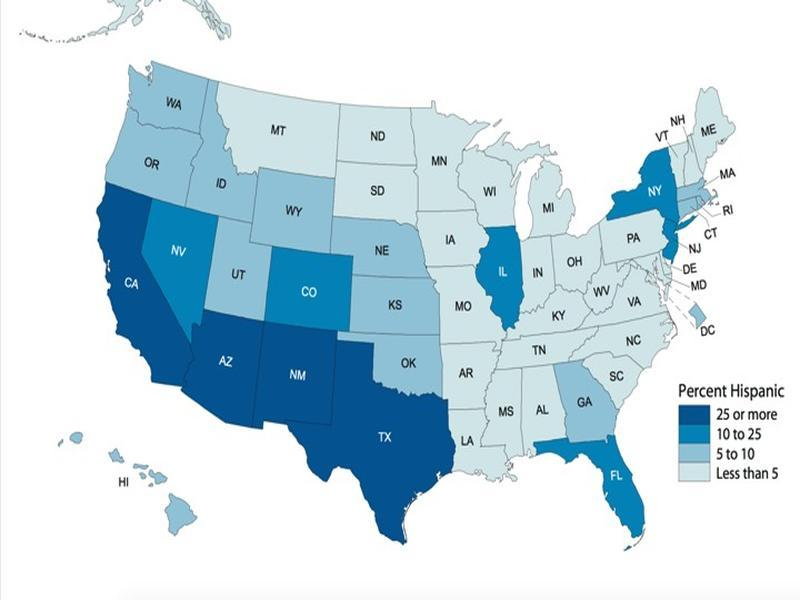
#> input picture code/map image segmentation/sample images/ChoImg45.jpg, 800 x 600 px, given in place of ChoImg50.jpg, which was not available
$ python templateMatching.py
#> lines starting #> are read from the running program, lines starting #| are printed output that depends on the picture; pictures that were not available may be replaced by others from this repository, and a replacement may not be noted
import cv2
import numpy as np
from matplotlib import pyplot as plt
import os

path = 'C:\\Users\\jiali\\Desktop\\MapElementDetection\\code\\map image segmentation\\sample images\\'
templatesPath = path + 'templates\\'
templatesPathCA = templatesPath + 'CA\\'
templatesPathFL = templatesPath + 'FL\\'
templatesPathMI = templatesPath + 'MI\\'
templatesPathMN = templatesPath + 'MN\\'
templatesPathNY = templatesPath + 'NY\\'
# [12 lines of commented-out code are left out]
Image = 'ChoImg50.jpg'
img = cv2.imread(path+Image,0)
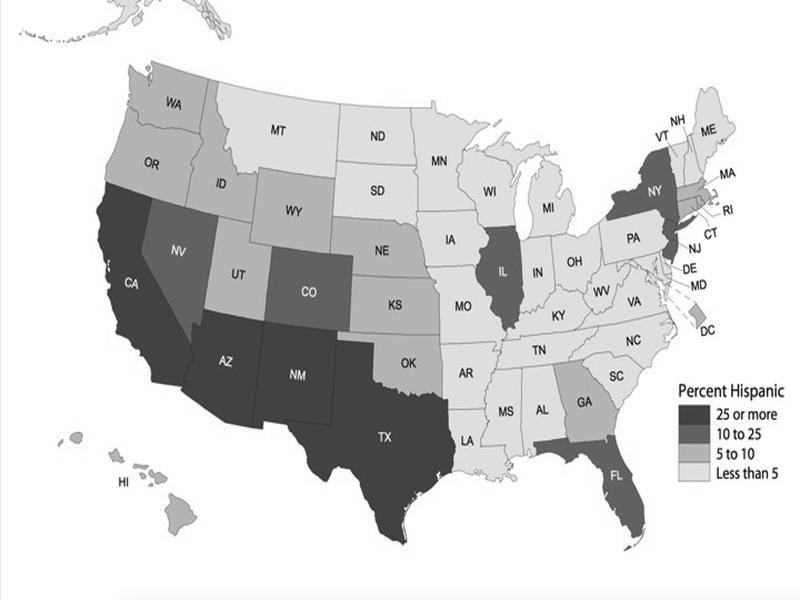
#> img: shape (600, 800); min 0, max 255, mean 215.2
img2 = img.copy()


templates = []
for temp in os.listdir(templatesPathNY):
    template = cv2.imread(templatesPathNY + temp,0)
    templates.append(template)

# w, h = template.shape[::-1]

# All the 6 methods for comparison in a list
methods = [
            'cv2.TM_CCOEFF', 'cv2.TM_CCOEFF_NORMED', 'cv2.TM_CCORR',
            'cv2.TM_CCORR_NORMED', 'cv2.TM_SQDIFF', 'cv2.TM_SQDIFF_NORMED']

for meth in methods:
    img = img2.copy()
    method = eval(meth)
    resList = []
    maxIndex = 0
    maxValue = -999999999
    for i in range(0,len(templates)):

        # Apply template Matching
        if i < 2 and templates[i] is not None:
            res = cv2.matchTemplate(img,templates[i],method)
            resList.append(res)
            if np.max(res)>maxValue:
                maxValue = np.max(res)
                maxIndex = i

    res = resList[maxIndex]
    template =templates[maxIndex]
    w, h = template.shape[::-1]

    min_val, max_val, min_loc, max_loc = cv2.minMaxLoc(res)

    # If the method is TM_SQDIFF or TM_SQDIFF_NORMED, take minimum
    if method in [cv2.TM_SQDIFF, cv2.TM_SQDIFF_NORMED]:
        top_left = min_loc
    else:
        top_left = max_loc
    bottom_right = (top_left[0] + w, top_left[1] + h)

    cv2.rectangle(img,top_left, bottom_right, 100, 2) # change rectangle color to dark gray

    plt.subplot(121),plt.imshow(res,cmap = 'gray')
    plt.title('Matching Result'), plt.xticks([]), plt.yticks([])
    plt.subplot(122),plt.imshow(img,cmap = 'gray')
    plt.title('Detected Point'), plt.xticks([]), plt.yticks([])
    plt.suptitle(meth)

    plt.show()
#> this loop made 6 passes
#> pass 1, `plt.show()`:
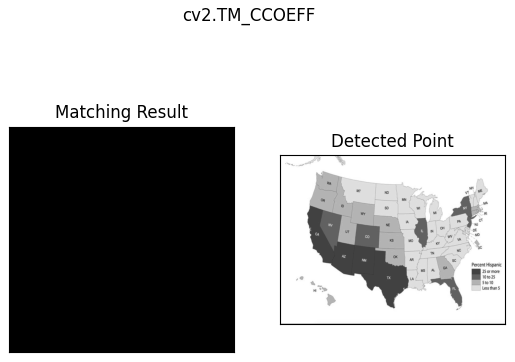
#> figure drawn by matplotlib, 2 panels

$ run again, on code/map image segmentation/sample images/templateNY5.jpg
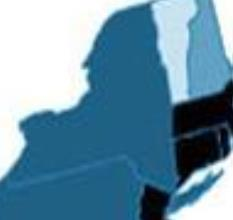
#> input picture code/map image segmentation/sample images/templateNY5.jpg, 233 x 220 px, given in place of ChoImg50.jpg, which was not available
#> the loop `for meth in methods:` made 6 passes
#> pass 1, `plt.show()`:
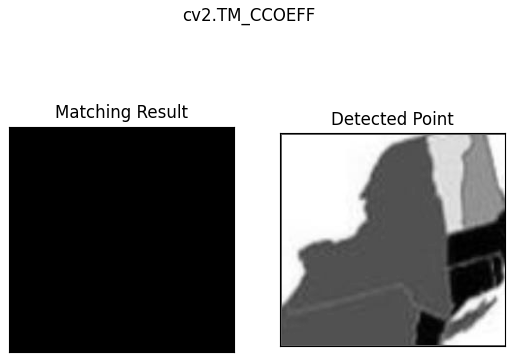
#> figure drawn by matplotlib, 2 panels
#> after the loop `for meth in methods:`:
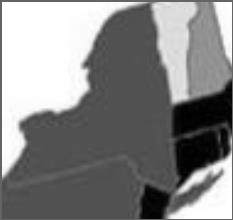
#> img: shape (220, 233); min 0, max 255, mean 133.8
